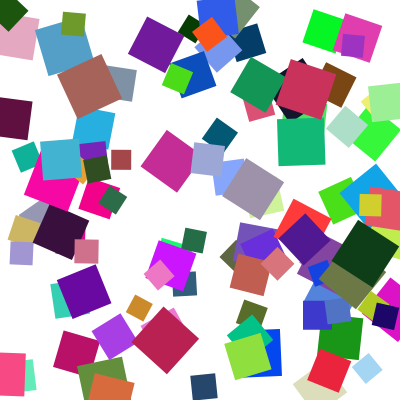
Frame 1 (no input)
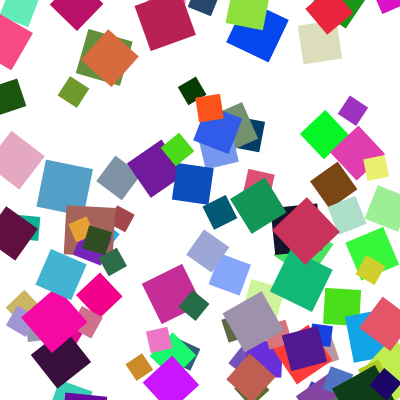
Frame 60 (the mouse pressed at the canvas centre just before this capture)
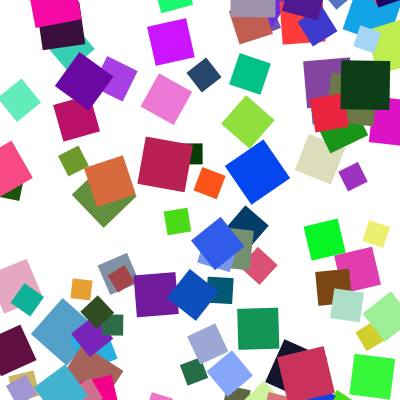
Frame 120 (the mouse held since frame 60 and released just before this capture)

The Processing sketch that drew these frames (run headless with seeded random() and noise(); from frame 60 on, the mouse is pressed at the canvas centre):

// Processing sketch: sketch_140704_13
// ── sketch_140704_13.pde
Rect r[] = new Rect[100];

void setup(){
  size(400,400);
  smooth();
  noStroke();
  for(int i = 0;i<100;i++){
    r[i] = new Rect();
  }
}

void draw(){
  background(255);
  for(int i = 0;i<100;i++){
    r[i].Move();
    r[i].Draw();
  }
}



class Rect{
  float x,y;
  float rot;
  float v;
  color c;
  int s;
  
  Rect(){
    x = random(0,width);
    y = random(0,height);
    rot = random(0,TWO_PI);
    s = int(random(20,50));
    c = color(int(random(0,256)),int(random(0,256)),int(random(0,256)));
    v = 0.05*s;
  }
  
  void Move(){
   rot = rot + PI/90;
   y = y+v;
   if(y-30>height){
     y = -30;
   }
  }
  
  void Draw(){
   fill(c);
   pushMatrix();
   translate(x,y);
   rotate(rot);
   rectMode(CENTER);
   rect(0,0,s,s);
   popMatrix();
  }
}
